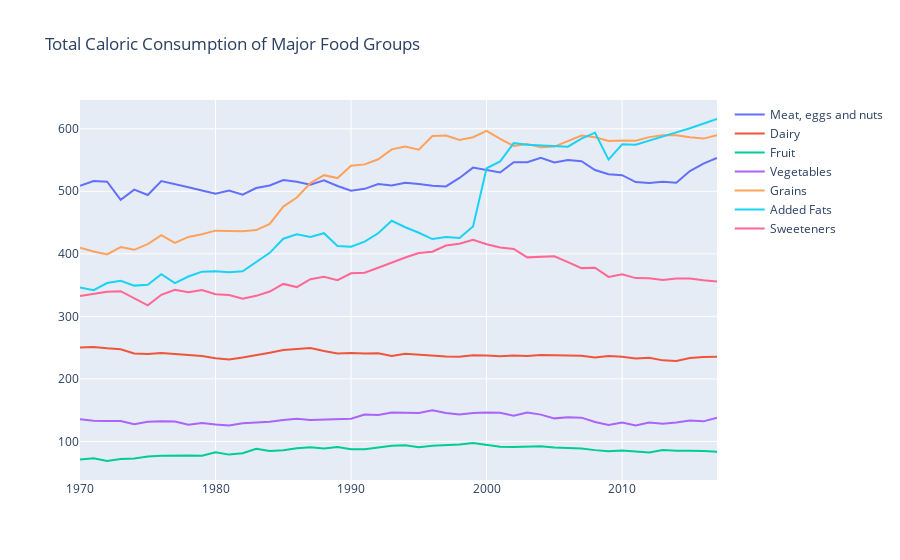

The notebook cell saved with this chart:
### Code cell
fig = go.Figure()

fig.add_trace(go.Scatter(x = food['Year'], \
                         y = food['Daily caloric total from Meat, eggs, and nuts'], \
                         mode = 'lines', \
                         name = 'Meat, eggs and nuts'))

fig.add_trace(go.Scatter(x = food['Year'], \
                         y = food['Daily caloric total from Dairy'], \
                         mode = 'lines', \
                         name = 'Dairy'))

fig.add_trace(go.Scatter(x = food['Year'], \
                         y = food['Daily caloric total from Fruit'], \
                         mode = 'lines', \
                         name = 'Fruit'))

fig.add_trace(go.Scatter(x = food['Year'], \
                         y = food['Daily caloric total from Vegetables'], \
                         mode = 'lines', \
                         name = 'Vegetables'))

fig.add_trace(go.Scatter(x = food['Year'], \
                         y = food['Daily caloric total from Flour and cereal products'], \
                         mode = 'lines', \
                         name = 'Grains'))

fig.add_trace(go.Scatter(x = food['Year'], \
                         y = food['Daily caloric total from Added fats and oils and dairy fats'], \
                         mode = 'lines', \
                         name = 'Added Fats'))

fig.add_trace(go.Scatter(x = food['Year'], \
                         y = food['Daily caloric total from Sugar and sweeteners (Added)'], \
                         mode = 'lines', \
                         name = 'Sweeteners'))

fig.update_layout(title_text = 'Total Caloric Consumption of Major Food Groups')

fig.show()
